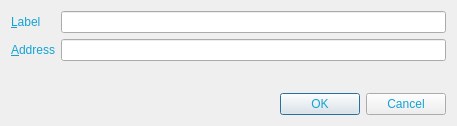
<?xml version="1.0" encoding="UTF-8"?>
<ui version="4.0">
 <class>EditAddressDialog</class>
 <widget class="QDialog" name="EditAddressDialog">
  <property name="geometry">
   <rect>
    <x>0</x>
    <y>0</y>
    <width>457</width>
    <height>126</height>
   </rect>
  </property>
  <property name="windowTitle">
   <string>Edit Address</string>
  </property>
  <property name="styleSheet">
   <string notr="true">background-image: url(:/images/bg01);
color: rgb(20, 162, 213);</string>
  </property>
  <layout class="QVBoxLayout" name="verticalLayout">
   <item>
    <layout class="QFormLayout" name="formLayout">
     <property name="fieldGrowthPolicy">
      <enum>QFormLayout::AllNonFixedFieldsGrow</enum>
     </property>
     <item row="0" column="0">
      <widget class="QLabel" name="label">
       <property name="text">
        <string>&amp;Label</string>
       </property>
       <property name="buddy">
        <cstring>labelEdit</cstring>
       </property>
      </widget>
     </item>
     <item row="0" column="1">
      <widget class="QLineEdit" name="labelEdit">
       <property name="toolTip">
        <string>The label associated with this address book entry</string>
       </property>
      </widget>
     </item>
     <item row="1" column="0">
      <widget class="QLabel" name="label_2">
       <property name="text">
        <string>&amp;Address</string>
       </property>
       <property name="buddy">
        <cstring>addressEdit</cstring>
       </property>
      </widget>
     </item>
     <item row="1" column="1">
      <widget class="QLineEdit" name="addressEdit">
       <property name="toolTip">
        <string>The address associated with this address book entry. This can only be modified for sending addresses.</string>
       </property>
      </widget>
     </item>
    </layout>
   </item>
   <item>
    <widget class="QDialogButtonBox" name="buttonBox">
     <property name="orientation">
      <enum>Qt::Horizontal</enum>
     </property>
     <property name="standardButtons">
      <set>QDialogButtonBox::Cancel|QDialogButtonBox::Ok</set>
     </property>
    </widget>
   </item>
  </layout>
 </widget>
 <resources/>
 <connections>
  <connection>
   <sender>buttonBox</sender>
   <signal>accepted()</signal>
   <receiver>EditAddressDialog</receiver>
   <slot>accept()</slot>
   <hints>
    <hint type="sourcelabel">
     <x>248</x>
     <y>254</y>
    </hint>
    <hint type="destinationlabel">
     <x>157</x>
     <y>274</y>
    </hint>
   </hints>
  </connection>
  <connection>
   <sender>buttonBox</sender>
   <signal>rejected()</signal>
   <receiver>EditAddressDialog</receiver>
   <slot>reject()</slot>
   <hints>
    <hint type="sourcelabel">
     <x>316</x>
     <y>260</y>
    </hint>
    <hint type="destinationlabel">
     <x>286</x>
     <y>274</y>
    </hint>
   </hints>
  </connection>
 </connections>
</ui>
